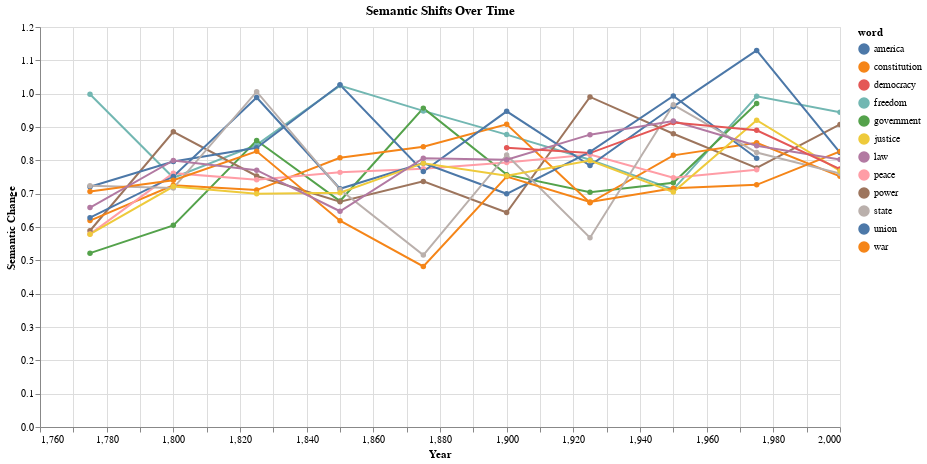

Notebook code for this chart:
### Code cell
# Load the data you already processed
periods = sorted(models.keys(), key=lambda x: int(x.split('-')[0]))

shift_data = []
# Extract start year from period for better x-axis
df['year'] = df['period'].apply(lambda x: int(x.split('→')[0].strip().split('-')[0]))

timeline = alt.Chart(df).mark_line(point=True).encode(
   x=alt.X('year:Q', title='Year'),
   y=alt.Y('shift:Q', title='Semantic Change'),
   color='word:N',
   tooltip=['word', 'year', 'shift']
).properties(
   width=800,
   height=400,
   title='Semantic Shifts Over Time'
).interactive()

timeline

### Figure 1 — Vega-Lite specification as saved in the notebook (floating-point values rounded to 4 significant figures)
{"config": {"view": {"continuousWidth": 300, "continuousHeight": 300}}, "data": {"name": "data-3173b60c7b7366441a5bfb57b2e8d93a"}, "mark": {"type": "line", "point": true}, "encoding": {"color": {"field": "word", "type": "nominal"}, "tooltip": [{"field": "word", "type": "nominal"}, {"field": "year", "type": "quantitative"}, {"field": "shift", "type": "quantitative"}], "x": {"field": "year", "title": "Year", "type": "quantitative"}, "y": {"field": "shift", "title": "Semantic Change", "type": "quantitative"}}, "height": 400, "params": [{"name": "param_7", "select": {"type": "interval", "encodings": ["x", "y"]}, "bind": "scales"}], "title": "Semantic Shifts Over Time", "width": 800, "$schema": "https://vega.github.io/schema/vega-lite/v5.20.1.json", "datasets": {"data-3173b60c7b7366441a5bfb57b2e8d93a": [{"period": "1775-1799 → 1800-1824", "word": "freedom", "shift": 0.9983, "year": 1775}, {"period": "1775-1799 → 1800-1824", "word": "government", "shift": 0.5216, "year": 1775}, {"period": "1775-1799 → 1800-1824", "word": "power", "shift": 0.5888, "year": 1775}, {"period": "1775-1799 → 1800-1824", "word": "war", "shift": 0.6193, "year": 1775}, {"period": "1775-1799 → 1800-1824", "word": "peace", "shift": 0.5788, "year": 1775}, {"period": "1775-1799 → 1800-1824", "word": "america", "shift": 0.7207, "year": 1775}, {"period": "1775-1799 → 1800-1824", "word": "union", "shift": 0.6279, "year": 1775}, {"period": "1775-1799 → 1800-1824", "word": "state", "shift": 0.7239, "year": 1775}, {"period": "1775-1799 → 1800-1824", "word": "constitution", "shift": 0.7065, "year": 1775}, {"period": "1775-1799 → 1800-1824", "word": "justice", "shift": 0.5783, "year": 1775}, {"period": "1775-1799 → 1800-1824", "word": "law", "shift": 0.6582, "year": 1775}, {"period": "1800-1824 → 1825-1849", "word": "freedom", "shift": 0.7476, "year": 1800}, {"period": "1800-1824 → 1825-1849", "word": "government", "shift": 0.605, "year": 1800}, {"period": "1800-1824 → 1825-1849", "word": "power", "shift": 0.8855, "year": 1800}, {"period": "1800-1824 → 1825-1849", "word": "war", "shift": 0.725, "year": 1800}, {"period": "1800-1824 → 1825-1849", "word": "peace", "shift": 0.7616, "year": 1800}, {"period": "1800-1824 → 1825-1849", "word": "america", "shift": 0.7966, "year": 1800}, {"period": "1800-1824 → 1825-1849", "word": "union", "shift": 0.7514, "year": 1800}, {"period": "1800-1824 → 1825-1849", "word": "state", "shift": 0.7167, "year": 1800}, {"period": "1800-1824 → 1825-1849", "word": "constitution", "shift": 0.7405, "year": 1800}, {"period": "1800-1824 → 1825-1849", "word": "justice", "shift": 0.7212, "year": 1800}, {"period": "1800-1824 → 1825-1849", "word": "law", "shift": 0.7997, "year": 1800}, {"period": "1825-1849 → 1850-1874", "word": "freedom", "shift": 0.8462, "year": 1825}, {"period": "1825-1849 → 1850-1874", "word": "government", "shift": 0.8593, "year": 1825}, {"period": "1825-1849 → 1850-1874", "word": "power", "shift": 0.753, "year": 1825}, {"period": "1825-1849 → 1850-1874", "word": "war", "shift": 0.7107, "year": 1825}, {"period": "1825-1849 → 1850-1874", "word": "peace", "shift": 0.7415, "year": 1825}, {"period": "1825-1849 → 1850-1874", "word": "america", "shift": 0.8377, "year": 1825}, {"period": "1825-1849 → 1850-1874", "word": "union", "shift": 0.9884, "year": 1825}, {"period": "1825-1849 → 1850-1874", "word": "state", "shift": 1.006, "year": 1825}, {"period": "1825-1849 → 1850-1874", "word": "constitution", "shift": 0.8271, "year": 1825}, {"period": "1825-1849 → 1850-1874", "word": "justice", "shift": 0.6999, "year": 1825}, {"period": "1825-1849 → 1850-1874", "word": "law", "shift": 0.7704, "year": 1825}, {"period": "1850-1874 → 1875-1899", "word": "freedom", "shift": 1.024, "year": 1850}, {"period": "1850-1874 → 1875-1899", "word": "government", "shift": 0.6779, "year": 1850}, {"period": "1850-1874 → 1875-1899", "word": "power", "shift": 0.6758, "year": 1850}, {"period": "1850-1874 → 1875-1899", "word": "war", "shift": 0.8078, "year": 1850}, {"period": "1850-1874 → 1875-1899", "word": "peace", "shift": 0.7639, "year": 1850}, {"period": "1850-1874 → 1875-1899", "word": "america", "shift": 1.027, "year": 1850}, {"period": "1850-1874 → 1875-1899", "word": "union", "shift": 0.7146, "year": 1850}, {"period": "1850-1874 → 1875-1899", "word": "state", "shift": 0.7124, "year": 1850}, {"period": "1850-1874 → 1875-1899", "word": "constitution", "shift": 0.6187, "year": 1850}, {"period": "1850-1874 → 1875-1899", "word": "justice", "shift": 0.7031, "year": 1850}, {"period": "1850-1874 → 1875-1899", "word": "law", "shift": 0.6473, "year": 1850}, {"period": "1875-1899 → 1900-1924", "word": "freedom", "shift": 0.9483, "year": 1875}, {"period": "1875-1899 → 1900-1924", "word": "government", "shift": 0.9566, "year": 1875}, {"period": "1875-1899 → 1900-1924", "word": "power", "shift": 0.7368, "year": 1875}, {"period": "1875-1899 → 1900-1924", "word": "war", "shift": 0.8408, "year": 1875}, {"period": "1875-1899 → 1900-1924", "word": "peace", "shift": 0.7745, "year": 1875}, {"period": "1875-1899 → 1900-1924", "word": "america", "shift": 0.7664, "year": 1875}, {"period": "1875-1899 → 1900-1924", "word": "union", "shift": 0.7916, "year": 1875}, {"period": "1875-1899 → 1900-1924", "word": "state", "shift": 0.5157, "year": 1875}, {"period": "1875-1899 → 1900-1924", "word": "constitution", "shift": 0.4818, "year": 1875}, {"period": "1875-1899 → 1900-1924", "word": "justice", "shift": 0.7915, "year": 1875}, {"period": "1875-1899 → 1900-1924", "word": "law", "shift": 0.8062, "year": 1875}, {"period": "1900-1924 → 1925-1949", "word": "freedom", "shift": 0.8772, "year": 1900}, {"period": "1900-1924 → 1925-1949", "word": "democracy", "shift": 0.8376, "year": 1900}, {"period": "1900-1924 → 1925-1949", "word": "government", "shift": 0.7571, "year": 1900}, {"period": "1900-1924 → 1925-1949", "word": "power", "shift": 0.6434, "year": 1900}, {"period": "1900-1924 → 1925-1949", "word": "war", "shift": 0.9082, "year": 1900}, {"period": "1900-1924 → 1925-1949", "word": "peace", "shift": 0.7934, "year": 1900}, {"period": "1900-1924 → 1925-1949", "word": "america", "shift": 0.947, "year": 1900}, {"period": "1900-1924 → 1925-1949", "word": "union", "shift": 0.6996, "year": 1900}, {"period": "1900-1924 → 1925-1949", "word": "state", "shift": 0.8161, "year": 1900}, {"period": "1900-1924 → 1925-1949", "word": "constitution", "shift": 0.7512, "year": 1900}, {"period": "1900-1924 → 1925-1949", "word": "justice", "shift": 0.7535, "year": 1900}, {"period": "1900-1924 → 1925-1949", "word": "law", "shift": 0.8017, "year": 1900}, {"period": "1925-1949 → 1950-1974", "word": "freedom", "shift": 0.802, "year": 1925}, {"period": "1925-1949 → 1950-1974", "word": "democracy", "shift": 0.8217, "year": 1925}, {"period": "1925-1949 → 1950-1974", "word": "government", "shift": 0.7044, "year": 1925}, {"period": "1925-1949 → 1950-1974", "word": "power", "shift": 0.9901, "year": 1925}, {"period": "1925-1949 → 1950-1974", "word": "war", "shift": 0.6725, "year": 1925}, {"period": "1925-1949 → 1950-1974", "word": "peace", "shift": 0.8173, "year": 1925}, {"period": "1925-1949 → 1950-1974", "word": "america", "shift": 0.7841, "year": 1925}, {"period": "1925-1949 → 1950-1974", "word": "union", "shift": 0.8256, "year": 1925}, {"period": "1925-1949 → 1950-1974", "word": "state", "shift": 0.5678, "year": 1925}, {"period": "1925-1949 → 1950-1974", "word": "constitution", "shift": 0.675, "year": 1925}, {"period": "1925-1949 → 1950-1974", "word": "justice", "shift": 0.7995, "year": 1925}, {"period": "1925-1949 → 1950-1974", "word": "law", "shift": 0.8771, "year": 1925}, {"period": "1950-1974 → 1975-1999", "word": "freedom", "shift": 0.7127, "year": 1950}, {"period": "1950-1974 → 1975-1999", "word": "democracy", "shift": 0.9134, "year": 1950}, {"period": "1950-1974 → 1975-1999", "word": "government", "shift": 0.7328, "year": 1950}, {"period": "1950-1974 → 1975-1999", "word": "power", "shift": 0.8797, "year": 1950}, {"period": "1950-1974 → 1975-1999", "word": "war", "shift": 0.815, "year": 1950}, {"period": "1950-1974 → 1975-1999", "word": "peace", "shift": 0.748, "year": 1950}, {"period": "1950-1974 → 1975-1999", "word": "america", "shift": 0.9613, "year": 1950}, {"period": "1950-1974 → 1975-1999", "word": "union", "shift": 0.9932, "year": 1950}, {"period": "1950-1974 → 1975-1999", "word": "state", "shift": 0.9667, "year": 1950}, {"period": "1950-1974 → 1975-1999", "word": "constitution", "shift": 0.716, "year": 1950}, {"period": "1950-1974 → 1975-1999", "word": "justice", "shift": 0.7048, "year": 1950}, {"period": "1950-1974 → 1975-1999", "word": "law", "shift": 0.9182, "year": 1950}, {"period": "1975-1999 → 2000-2024", "word": "freedom", "shift": 0.9923, "year": 1975}, {"period": "1975-1999 → 2000-2024", "word": "democracy", "shift": 0.8903, "year": 1975}, {"period": "1975-1999 → 2000-2024", "word": "government", "shift": 0.9704, "year": 1975}, {"period": "1975-1999 → 2000-2024", "word": "power", "shift": 0.777, "year": 1975}, {"period": "1975-1999 → 2000-2024", "word": "war", "shift": 0.8526, "year": 1975}, {"period": "1975-1999 → 2000-2024", "word": "peace", "shift": 0.772, "year": 1975}, {"period": "1975-1999 → 2000-2024", "word": "america", "shift": 1.13, "year": 1975}, {"period": "1975-1999 → 2000-2024", "word": "union", "shift": 0.8062, "year": 1975}, {"period": "1975-1999 → 2000-2024", "word": "state", "shift": 0.8234, "year": 1975}, {"period": "1975-1999 → 2000-2024", "word": "constitution", "shift": 0.7264, "year": 1975}, {"period": "1975-1999 → 2000-2024", "word": "justice", "shift": 0.9204, "year": 1975}, {"period": "1975-1999 → 2000-2024", "word": "law", "shift": 0.8435, "year": 1975}, {"period": "2000-2024 → 2025-2049", "word": "freedom", "shift": 0.9443, "year": 2000}, {"period": "2000-2024 → 2025-2049", "word": "democracy", "shift": 0.7737, "year": 2000}, {"period": "2000-2024 → 2025-2049", "word": "power", "shift": 0.9078, "year": 2000}, {"period": "2000-2024 → 2025-2049", "word": "war", "shift": 0.7521, "year": 2000}, {"period": "2000-2024 → 2025-2049", "word": "america", "shift": 0.8233, "year": 2000}, {"period": "2000-2024 → 2025-2049", "word": "state", "shift": 0.7605, "year": 2000}, {"period": "2000-2024 → 2025-2049", "word": "constitution", "shift": 0.8268, "year": 2000}, {"period": "2000-2024 → 2025-2049", "word": "justice", "shift": 0.7682, "year": 2000}, {"period": "2000-2024 → 2025-2049", "word": "law", "shift": 0.8025, "year": 2000}]}}
